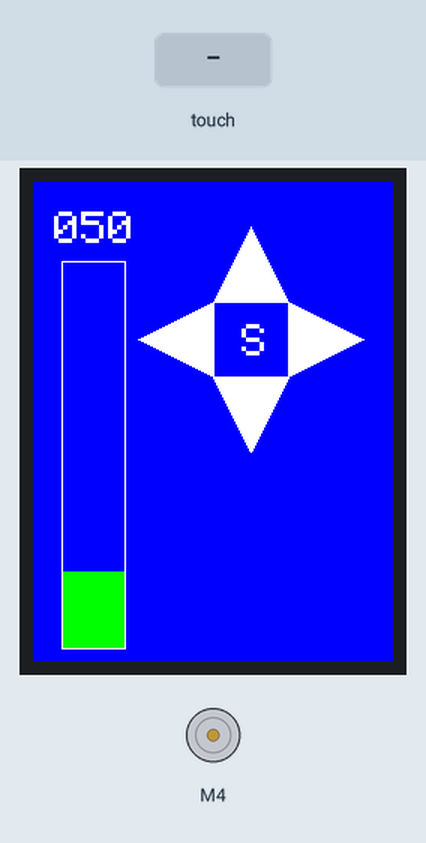
Simulated run of this sketch. Board: Arduino Uno, built with avr-gcc and run on an emulated ATmega328P. Parts: 240×320 colour display, DC motor (green arrow = forward, orange = backward, longer = faster). The test bench sets the inputs (shaded band).

Above: at 1.4 s.
1.5 s: touch panel pressed at 13 % / 70 % of its raw x / y range
At 2.0 s:
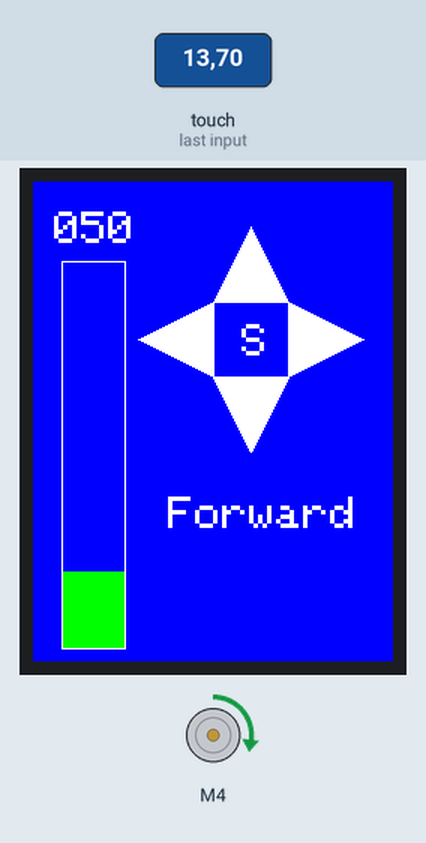
3.0 s: touch panel pressed at 62 % / 70 % of its raw x / y range
At 4.2 s:
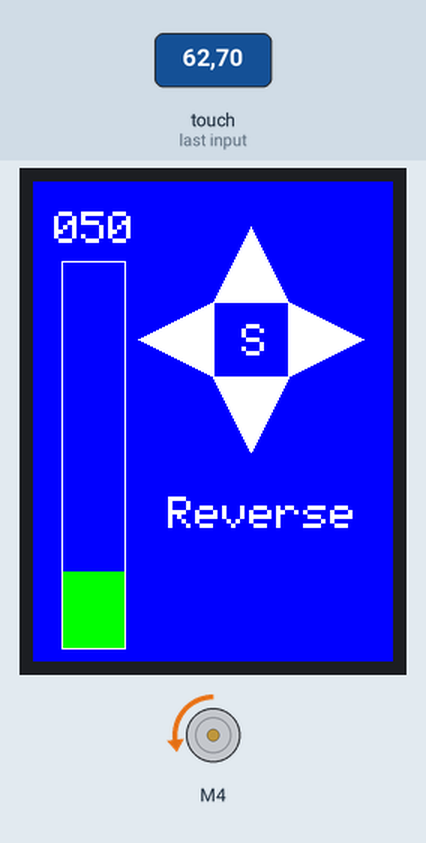
4.5 s: touch panel pressed at 38 % / 50 % of its raw x / y range
At 5.4 s:
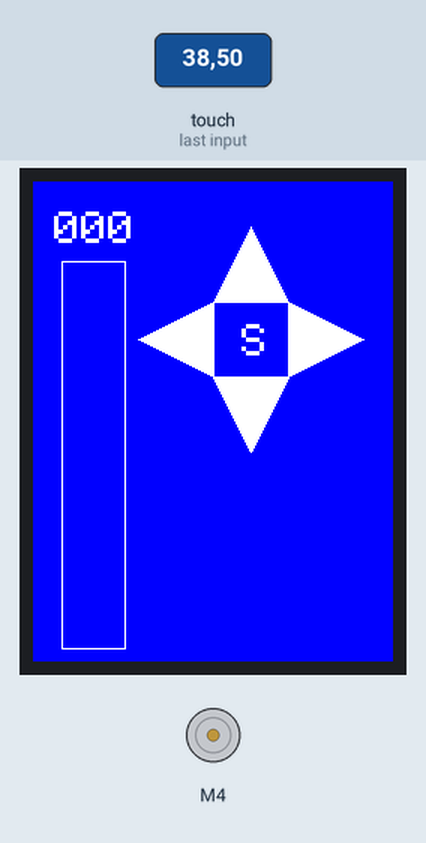
6.1 s: touch panel pressed at 38 % / 70 % of its raw x / y range
At 6.7 s:
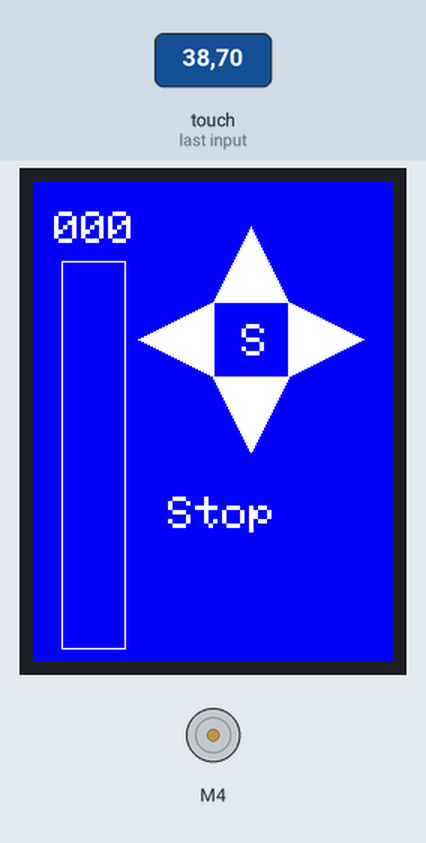
7.6 s: touch panel pressed at 13 % / 70 % of its raw x / y range
At 7.9 s:
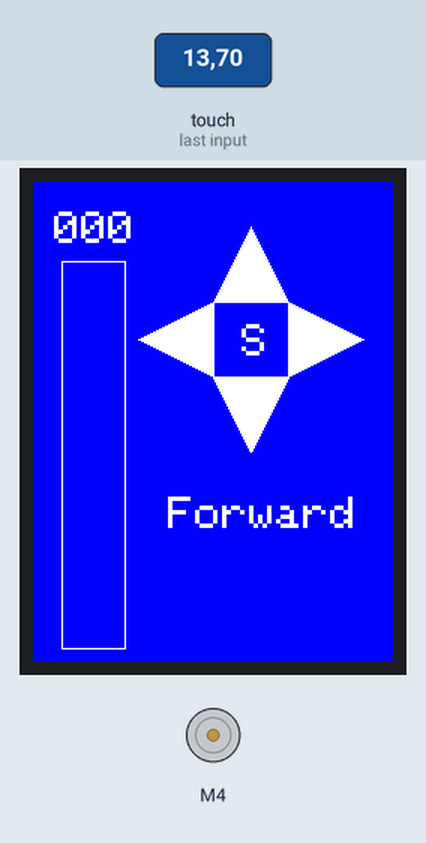
9.1 s: touch panel pressed at 38 % / 90 % of its raw x / y range
At 10.6 s:
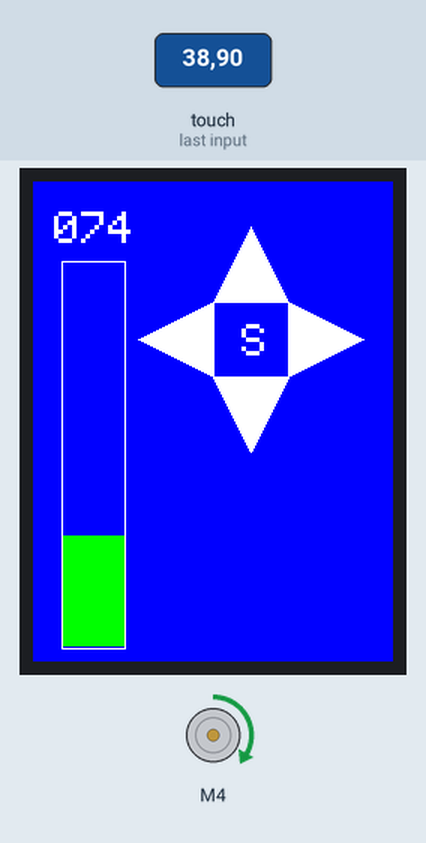
Timing chart, 0 to 11.7 s (numbered marks = the images above; inputs shaded):
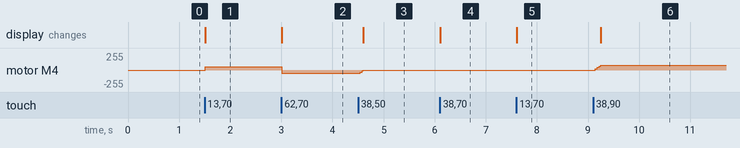

The sketch:

MotorShield_TFT_cap.ino
```cpp
// (licence header left out)
/*
 * For use with the Adafruit Motor Shield v2
 * And Adafruit 2.8" TFT LCD - capacitive
 * Any of the four screen rotations may be use.
*/

#include <SPI.h>
#include <Wire.h>
#include <Adafruit_GFX.h>
#include <Adafruit_ILI9341.h>
#include <Adafruit_FT6206.h>
#include <Adafruit_MotorShield.h>
#include "utility/Adafruit_PWMServoDriver.h"

// Default values for Adafruit shield v2.
#define TFT_DC 9
#define TFT_CS 10

// The FT6206 uses hardware I2C (SCL/SDA)
Adafruit_FT6206 ctp = Adafruit_FT6206();
Adafruit_ILI9341 tft = Adafruit_ILI9341(TFT_CS, TFT_DC);

// Assign human-readable names to some common 16-bit color values:
#define BLACK   0x0000
#define BLUE    0x001F
#define RED     0xF800
#define GREEN   0x07E0
#define CYAN    0x07FF
#define MAGENTA 0xF81F
#define YELLOW  0xFFE0
#define WHITE   0xFFFF

 typedef struct{
  int Min;
  int Max;
  int Init;
  int Step;
 }arrowRec;

 // Rotations 0,2 = portrait  : 0->USB=right,upper : 2->USB=left,lower
 // Rotations 1,3 = landscape : 1->USB=left,upper  : 3->USB=right,lower
 const int rotation = 2; //(0->3)
 char arrwValueStr[5];

// { Min, Max, Init, Step }
 arrowRec arrw = {0,255,50,1};
 int arrwValue = arrw.Init;

 // Coordinates of core square for arrows
 const int left = 120;
 const int top = 80;
 const int w = 50;
 const int h = 50;

// Create the motor shield object with the default I2C address
Adafruit_MotorShield AFMS = Adafruit_MotorShield();
// Or, create it with a different I2C address (say for stacking)
// Adafruit_MotorShield AFMS = Adafruit_MotorShield(0x61);

// Select which 'port' M1, M2, M3 or M4. In this case, M4
Adafruit_DCMotor *myMotor = AFMS.getMotor(4);
// You can also drive another motor on port M2
//Adafruit_DCMotor *myOtherMotor = AFMS.getMotor(2);

void drawArrows()
 {
  // up arrow rect
  tft.fillTriangle(left + w/2, top - h, left, top, left + w, top, WHITE);
  // down arrow rect
  tft.fillTriangle(left + w/2, top + 2*h, left, top + h, left + w, top + h, WHITE);
  // right arrow rect
  tft.fillTriangle(left + 2*w, top + h/2, left + w, top, left + w, top + h, WHITE);
  // left arrow rect
  tft.fillTriangle(left - w, top + h/2, left, top, left, top + h, WHITE);
  tft.setCursor(left+w/2-6,top + h/2-10 );
  tft.setTextColor(WHITE);
  tft.setTextSize(3);
  tft.print("S");
 }

 void showArrwValue(int arrowValue)
 {
  sprintf(arrwValueStr,"%03d",arrowValue);
  tft.setCursor(14,20);
  tft.setTextColor(WHITE, BLUE);
  tft.setTextSize(3);
  tft.print(arrwValueStr);
 }

void barGraphInit()
 {
    for(int j = 0; j < 51; j++){
     tft.drawLine(20 , 310 - j, 60, 310 - j, GREEN);
    }
    tft.drawRect( 19, 320-255-12, 43, 255+4, WHITE);
 }

 void leftArrowProc()
 {
  tft.setCursor(90,210);
  tft.print("Reverse");
  myMotor->run(BACKWARD);
 }

 void rightArrowProc()
 {
  tft.setCursor(90,210);
  tft.print("Forward");
  myMotor->run(FORWARD);
 }

 void upArrowProc()
 {
  if(arrwValue < arrw.Max)arrwValue = arrwValue + arrw.Step;
  if(arrwValue >= arrw.Max) arrwValue = arrw.Max;
  showArrwValue(arrwValue);
  tft.drawLine(20 ,310 - arrwValue, 60, 310 - arrwValue, GREEN);
  myMotor->setSpeed(arrwValue);
 }

 void downArrowProc()
 {
  tft.drawLine(20 ,310 - arrwValue, 60, 310 - arrwValue, BLUE);
  arrwValue = arrwValue - arrw.Step;
  if(arrwValue < arrw.Min) arrwValue = arrw.Min;
  showArrwValue(arrwValue);
  myMotor->setSpeed(arrwValue);
 }

  void stopProc()
 {
  tft.setCursor(90,210);
  tft.print("Stop");
  myMotor->run(RELEASE);
 }

void setup() {
  Serial.begin(9600);           // set up Serial library at 9600 bps

   tft.begin();
  if (! ctp.begin()) {// may pass in 'sensitivity' coefficient
    Serial.println("Couldn't start FT6206 touchscreen controller");
    while (1);
  }
  tft.setRotation(rotation);
  tft.setRotation(rotation);
  tft.fillScreen(BLUE);
  drawArrows();
  barGraphInit();
  showArrwValue(arrwValue);

  AFMS.begin();  // create with the default frequency 1.6KHz
  //AFMS.begin(1000);  // OR with a different frequency, say 1KHz

  // Set the speed to start, from 0 (off) to 255 (max speed)
  myMotor->setSpeed(arrw.Init);
}

void loop() {
  uint16_t x, y;
  TS_Point p;

  if (! ctp.touched()) {
    return;
  }

  p = ctp.getPoint();

 if (rotation == 0){
  x = map(p.x, 240, 0, 0, 240);
  y = map(p.y, 320, 0, 0, 320);
 }

 if (rotation == 1){
 // p.x, p.y reversed //
  x = map(p.y, 320, 0, 0, 320);
  y = map(p.x, 0, 240, 0, 240);
 }

 if (rotation == 2){
  x = map(p.x, 0, 240, 0, 240);
  y = map(p.y, 0, 320, 0, 320);
 }

  if (rotation == 3){
 //  p.x, p.y reversed //
  x = map(p.y, 0, 320, 0, 320);
  y = map(p.x, 240, 0, 0, 240);
 }

  // Erase old data
  tft.fillRect( 90, 210, 135, 30, BLUE );

  while (ctp.touched()) {
  // up arrow rect
    if(x > left && x < left + w){
      if(y > top - h && y < top){
       upArrowProc();
      }
    }
 // down arrow rect
    if(x > left && x < left + w){
      if(y > top + h && y < top + 2*h){
       downArrowProc();
      }
    }
 // right arrow rect
   if(x > left + w && x < left + 2*w){
     if(y > top && y < top + h){
       rightArrowProc();
     }
   }
 // left arrow rect
   if(x > left - w && x < left){
     if(y > top && y < top + h){
       leftArrowProc();
     }
   }
 // center rect = stop
    if(x > left && x < left + w){
     if(y > top && y < top + h){
       stopProc();
     }
   }
  }
}
```

Measured:
- after the input at 1.5 s, motor M4: stopped → forward 50/255 at once; the display: changes at once (image 1)
- after the input at 3.0 s, motor M4: forward 50/255 → backward 50/255 at once; the display: changes at once (image 2)
- after the input at 4.5 s, motor M4: backward 50/255 → stopped at once; the display: changes after 0.10 s (image 3)
- after the input at 6.1 s, the display: changes at once (image 4)
- after the input at 7.6 s, the display: changes at once (image 5)
- after the input at 9.1 s, motor M4: stopped → forward 74/255 at once; the display: changes after 0.15 s (image 6)
